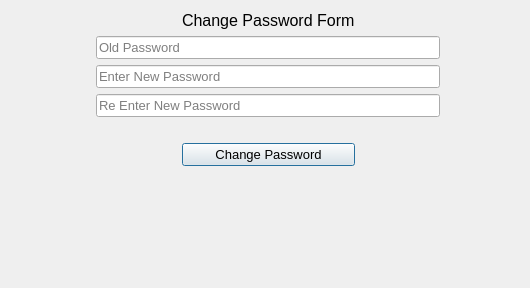
<?xml version="1.0" encoding="UTF-8"?>
<ui version="4.0">
 <class>CP_Dialog</class>
 <widget class="QDialog" name="CP_Dialog">
  <property name="windowModality">
   <enum>Qt::ApplicationModal</enum>
  </property>
  <property name="geometry">
   <rect>
    <x>0</x>
    <y>0</y>
    <width>530</width>
    <height>288</height>
   </rect>
  </property>
  <property name="windowTitle">
   <string>Dialog</string>
  </property>
  <layout class="QGridLayout" name="gridLayout">
   <item row="4" column="1">
    <spacer name="horizontalSpacer_4">
     <property name="orientation">
      <enum>Qt::Horizontal</enum>
     </property>
     <property name="sizeHint" stdset="0">
      <size>
       <width>40</width>
       <height>20</height>
      </size>
     </property>
    </spacer>
   </item>
   <item row="7" column="2">
    <spacer name="verticalSpacer">
     <property name="orientation">
      <enum>Qt::Vertical</enum>
     </property>
     <property name="sizeHint" stdset="0">
      <size>
       <width>20</width>
       <height>40</height>
      </size>
     </property>
    </spacer>
   </item>
   <item row="1" column="1" colspan="3">
    <widget class="QLineEdit" name="old_pwd_le">
     <property name="font">
      <font>
       <pointsize>10</pointsize>
      </font>
     </property>
     <property name="echoMode">
      <enum>QLineEdit::Password</enum>
     </property>
     <property name="placeholderText">
      <string>Old Password</string>
     </property>
    </widget>
   </item>
   <item row="2" column="1" colspan="3">
    <widget class="QLineEdit" name="new_pwd1_le">
     <property name="font">
      <font>
       <pointsize>10</pointsize>
      </font>
     </property>
     <property name="echoMode">
      <enum>QLineEdit::Password</enum>
     </property>
     <property name="placeholderText">
      <string>Enter New Password</string>
     </property>
    </widget>
   </item>
   <item row="4" column="3">
    <spacer name="horizontalSpacer_3">
     <property name="orientation">
      <enum>Qt::Horizontal</enum>
     </property>
     <property name="sizeHint" stdset="0">
      <size>
       <width>40</width>
       <height>20</height>
      </size>
     </property>
    </spacer>
   </item>
   <item row="5" column="2">
    <widget class="QPushButton" name="cp_butt">
     <property name="font">
      <font>
       <pointsize>10</pointsize>
      </font>
     </property>
     <property name="text">
      <string>Change Password</string>
     </property>
    </widget>
   </item>
   <item row="3" column="1" colspan="3">
    <widget class="QLineEdit" name="new_pwd1_le_2">
     <property name="font">
      <font>
       <pointsize>10</pointsize>
      </font>
     </property>
     <property name="echoMode">
      <enum>QLineEdit::Password</enum>
     </property>
     <property name="placeholderText">
      <string>Re Enter New Password</string>
     </property>
    </widget>
   </item>
   <item row="2" column="0">
    <spacer name="horizontalSpacer">
     <property name="orientation">
      <enum>Qt::Horizontal</enum>
     </property>
     <property name="sizeHint" stdset="0">
      <size>
       <width>40</width>
       <height>20</height>
      </size>
     </property>
    </spacer>
   </item>
   <item row="3" column="4">
    <spacer name="horizontalSpacer_2">
     <property name="orientation">
      <enum>Qt::Horizontal</enum>
     </property>
     <property name="sizeHint" stdset="0">
      <size>
       <width>40</width>
       <height>20</height>
      </size>
     </property>
    </spacer>
   </item>
   <item row="0" column="2">
    <widget class="QLabel" name="label">
     <property name="font">
      <font>
       <pointsize>12</pointsize>
      </font>
     </property>
     <property name="text">
      <string>Change Password Form</string>
     </property>
    </widget>
   </item>
   <item row="6" column="0" colspan="4">
    <widget class="QLabel" name="msg_lbl">
     <property name="text">
      <string/>
     </property>
    </widget>
   </item>
  </layout>
 </widget>
 <resources/>
 <connections/>
</ui>
